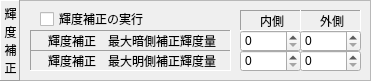
  <widget class="QFrame" name="frame_29" >
   <property name="geometry" >
    <rect>
     <x>10</x>
     <y>420</y>
     <width>371</width>
     <height>81</height>
    </rect>
   </property>
   <property name="frameShape" >
    <enum>QFrame::StyledPanel</enum>
   </property>
   <property name="frameShadow" >
    <enum>QFrame::Sunken</enum>
   </property>
   <widget class="QLabel" name="label_93" >
    <property name="geometry" >
     <rect>
      <x>0</x>
      <y>0</y>
      <width>20</width>
      <height>81</height>
     </rect>
    </property>
    <property name="frameShape" >
     <enum>QFrame::Panel</enum>
    </property>
    <property name="frameShadow" >
     <enum>QFrame::Raised</enum>
    </property>
    <property name="text" >
     <string>輝
度
補
正</string>
    </property>
    <property name="alignment" >
     <set>Qt::AlignCenter|Qt::AlignHCenter|Qt::AlignLeading|Qt::AlignLeft|Qt::AlignVCenter</set>
    </property>
    <property name="indent" >
     <number>1</number>
    </property>
   </widget>
   <widget class="QFrame" name="frame_30" >
    <property name="geometry" >
     <rect>
      <x>10</x>
      <y>120</y>
      <width>371</width>
      <height>101</height>
     </rect>
    </property>
    <property name="frameShape" >
     <enum>QFrame::StyledPanel</enum>
    </property>
    <property name="frameShadow" >
     <enum>QFrame::Sunken</enum>
    </property>
    <widget class="QLabel" name="label_94" >
     <property name="geometry" >
      <rect>
       <x>0</x>
       <y>0</y>
       <width>20</width>
       <height>61</height>
      </rect>
     </property>
     <property name="frameShape" >
      <enum>QFrame::Panel</enum>
     </property>
     <property name="frameShadow" >
      <enum>QFrame::Raised</enum>
     </property>
     <property name="text" >
      <string>輝
度</string>
     </property>
     <property name="alignment" >
      <set>Qt::AlignCenter|Qt::AlignHCenter|Qt::AlignLeading|Qt::AlignLeft|Qt::AlignVCenter</set>
     </property>
     <property name="indent" >
      <number>1</number>
     </property>
    </widget>
   </widget>
   <widget class="QLabel" name="label_95" >
    <property name="geometry" >
     <rect>
      <x>30</x>
      <y>30</y>
      <width>201</width>
      <height>21</height>
     </rect>
    </property>
    <property name="frameShape" >
     <enum>QFrame::Panel</enum>
    </property>
    <property name="frameShadow" >
     <enum>QFrame::Sunken</enum>
    </property>
    <property name="text" >
     <string>輝度補正　最大暗側補正輝度量</string>
    </property>
    <property name="alignment" >
     <set>Qt::AlignCenter|Qt::AlignHCenter|Qt::AlignLeading|Qt::AlignLeft|Qt::AlignVCenter</set>
    </property>
   </widget>
   <widget class="QLabel" name="label_96" >
    <property name="geometry" >
     <rect>
      <x>30</x>
      <y>50</y>
      <width>201</width>
      <height>21</height>
     </rect>
    </property>
    <property name="frameShape" >
     <enum>QFrame::Panel</enum>
    </property>
    <property name="frameShadow" >
     <enum>QFrame::Sunken</enum>
    </property>
    <property name="text" >
     <string>輝度補正　最大明側補正輝度量</string>
    </property>
    <property name="alignment" >
     <set>Qt::AlignCenter|Qt::AlignHCenter|Qt::AlignLeading|Qt::AlignLeft|Qt::AlignVCenter</set>
    </property>
   </widget>
   <widget class="QCheckBox" name="checkBoxAdjustMode" >
    <property name="geometry" >
     <rect>
      <x>40</x>
      <y>10</y>
      <width>191</width>
      <height>18</height>
     </rect>
    </property>
    <property name="text" >
     <string>輝度補正の実行</string>
    </property>
   </widget>
   <widget class="QSpinBox" name="EditAdjustLimitLOutside" >
    <property name="geometry" >
     <rect>
      <x>300</x>
      <y>30</y>
      <width>61</width>
      <height>22</height>
     </rect>
    </property>
   </widget>
   <widget class="QSpinBox" name="EditAdjustLimitHOutside" >
    <property name="geometry" >
     <rect>
      <x>300</x>
      <y>50</y>
      <width>61</width>
      <height>22</height>
     </rect>
    </property>
   </widget>
   <widget class="QSpinBox" name="EditAdjustLimitHInside" >
    <property name="geometry" >
     <rect>
      <x>240</x>
      <y>50</y>
      <width>61</width>
      <height>22</height>
     </rect>
    </property>
   </widget>
   <widget class="QLabel" name="label_104" >
    <property name="geometry" >
     <rect>
      <x>300</x>
      <y>10</y>
      <width>61</width>
      <height>21</height>
     </rect>
    </property>
    <property name="frameShape" >
     <enum>QFrame::Panel</enum>
    </property>
    <property name="frameShadow" >
     <enum>QFrame::Sunken</enum>
    </property>
    <property name="text" >
     <string>外側</string>
    </property>
    <property name="alignment" >
     <set>Qt::AlignCenter|Qt::AlignHCenter|Qt::AlignLeading|Qt::AlignLeft|Qt::AlignVCenter</set>
    </property>
   </widget>
   <widget class="QSpinBox" name="EditAdjustLimitLInside" >
    <property name="geometry" >
     <rect>
      <x>240</x>
      <y>30</y>
      <width>61</width>
      <height>22</height>
     </rect>
    </property>
   </widget>
   <widget class="QLabel" name="label_105" >
    <property name="geometry" >
     <rect>
      <x>240</x>
      <y>10</y>
      <width>61</width>
      <height>21</height>
     </rect>
    </property>
    <property name="frameShape" >
     <enum>QFrame::Panel</enum>
    </property>
    <property name="frameShadow" >
     <enum>QFrame::Sunken</enum>
    </property>
    <property name="text" >
     <string>内側</string>
    </property>
    <property name="alignment" >
     <set>Qt::AlignCenter|Qt::AlignHCenter|Qt::AlignLeading|Qt::AlignLeft|Qt::AlignVCenter</set>
    </property>
   </widget>
  </widget>
